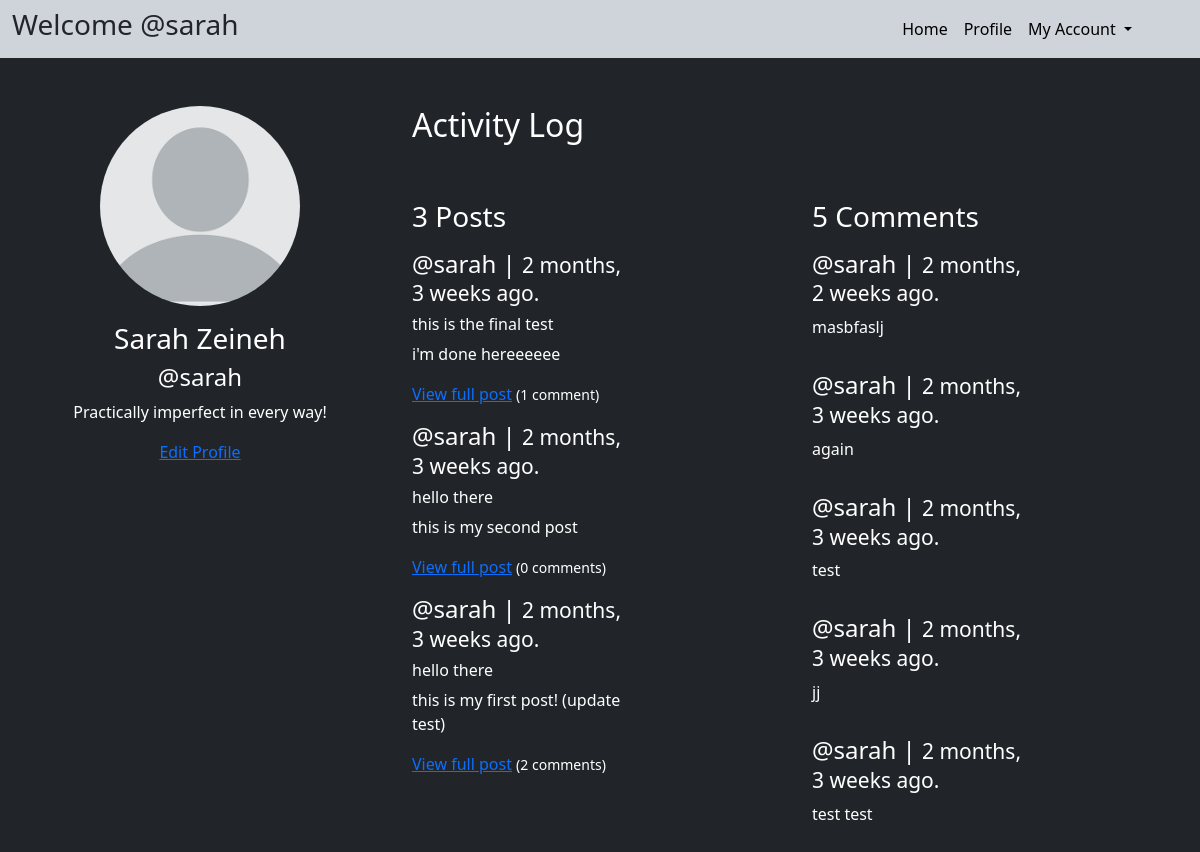
The app's page /profile/ (signed in) with its own data.
### base/models.py (models this page shows, shortened)
class Profile(models.Model):
    user = models.OneToOneField(User, on_delete=models.CASCADE)
    image = models.ImageField(default='default.png', upload_to='profiles/', blank=True, null=True)
    bio = models.TextField(blank=True, null=True)

class Post(models.Model):
    author = models.ForeignKey(User, on_delete=models.CASCADE)
    title = models.CharField(max_length=200)
    content = models.TextField(blank=True, null=True)
    created = models.DateTimeField(auto_now_add=True)

class Comment(models.Model):
    commenter = models.ForeignKey(User, on_delete=models.CASCADE, related_name='commenter')
    body = models.TextField()
    post = models.ForeignKey(Post, on_delete=models.CASCADE, blank=True, null=True)
    created = models.DateTimeField(auto_now_add=True)

### base/views.py (the view)
# urls.py: path('profile/', views.profile, name='profile'),
@login_required(login_url='/login/')
def profile(request):
    user = request.user
    posts = user.post_set.all().order_by('-created')
    comments = user.commenter.all().order_by('-created')
    context = {'posts':posts, 'comments':comments}
    return render(request, 'base/my_profile.html', context)

### base/templates/base/my_profile.html (shortened to what this page needs)
{% extends "base.html" %}
{% block body %}
<div class="container-fluid">
    <div class="row">
        <div class="col-md-4">
            <div class="text-center mt-5">
                <img src="{{request.user.profile.image.url}}" class="img-fluid rounded-circle mb-3" alt="profile" width="200" height="200">
                {% if request.user.first_name and request.user.last_name %}
                <h3>{{request.user.first_name}} {{request.user.last_name}}</h3>
                {% endif %}
                <h4>@{{request.user.username}}</h4>
                {% if request.user.profile.bio %}
                <p>{{request.user.profile.bio}}</p>
                {% endif %}
                <a href="{% url 'update-profile' %}">Edit Profile</a>
            </div>
        </div>
        <div class="col-md-8">
            <h2 class=" mt-5">Activity Log</h2>
            <div class="row">
                <div class="col-md-6">
                    <h3 class=" mt-5">{{posts.count}} Post{{posts.count|pluralize}}</h3>
                    {% for post in posts %}
                    <div class="mt-3 mb-3">
                        <div class="row">
                            <div class="col-md-8">
                                <h4>@{{post.author}} | <small>{{post.created|timesince}} ago.</small></h4>
                                <h6>{{post.title}}</h6>
                                <p>{{post.content}}</p>
                                <a href="{% url 'view-post' post.id %}" >View full post</a> <small>({{post.comment_set.count}} comment{{ post.comment_set.count|pluralize }})</small>
                            </div>
                        </div>
                    </div>
                    {% endfor %}
                </div>
                <div class="col-md-6">
                    <h3 class="mt-5">{{comments.count}} Comment{{comments.count|pluralize}}</h3>
                    {% for comment in comments %}
                    <div class="mt-3 mb-3">
                        <div class="row">
                            <div class="col-md-8">
                                <h4>@{{comment.commenter}} | <small>{{comment.created|timesince}} ago.</small></h4>
                                <p>{{comment.body}}</p>
                            </div>
                        </div>
                    </div>
                    {% endfor %}
                </div>
            </div>
        </div>
    </div>
</div>
{% endblock body %}

### templates/navbar.html (shortened to what this page needs)
{% load static %}
<nav class="navbar navbar-expand-lg bg-dark-subtle">
  <div class="container-fluid d-flex justify-content-between">
    {% if request.user.is_authenticated %}
    <h3 class="text-dark d-none d-lg-block">Welcome @{{request.user.username}}</h3>
    {% else %}
    <h3><a class="nav-link active text-dark" aria-current="page" href="{% url 'home' %}">Blog</a></h3>
    {% endif %}
    <div>
      {% if request.user.is_authenticated %}
      <div class="collapse navbar-collapse" id="navbarSupportedContent">
        <ul class="navbar-nav me-auto mb-2 mb-lg-0">
          <li class="nav-item">
            <a class="nav-link active" aria-current="page" href="{% url 'home' %}">Home</a>
          </li>
          <li class="nav-item">
            <a class="nav-link active" aria-current="page" href="{% url 'profile' %}">Profile</a>
          </li>
          <li class="nav-item dropdown">
            <a class="nav-link dropdown-toggle active me-5" href="#" role="button" data-bs-toggle="dropdown" aria-expanded="false">
              My Account
            </a>
          </li>
        </ul>
      {% else %}
      <a href="{% url 'login' %}" class="btn btn-primary">Login</a>
      {% endif %}
    </div>
  </div>
</nav>

### records on screen
Post: author "sarah", created "2 months, 3 weeks", title "this is the final test", content "i'm done hereeeeee", comment_set.count "1"
Post: author "sarah", created "2 months, 3 weeks", title "hello there", content "this is my second post", comment_set.count "0"
Post: author "sarah", created "2 months, 3 weeks", title "hello there", content "this is my first post! (update test)", comment_set.count "2"
Comment: commenter "sarah", created "2 months, 2 weeks", body "masbfaslj"
Comment: commenter "sarah", created "2 months, 3 weeks", body "again"
Comment: commenter "sarah", created "2 months, 3 weeks", body "test"
Comment: commenter "sarah", created "2 months, 3 weeks", body "jj"
Comment: commenter "sarah", created "2 months, 3 weeks", body "test test"

### other values on screen
{{ request.user.username }} "sarah"
{{ request.user.first_name }} "Sarah"
{{ request.user.last_name }} "Zeineh"
{{ request.user.profile.bio }} "Practically imperfect in every way!"
{{ posts.count }} "3"
{{ comments.count }} "5"
